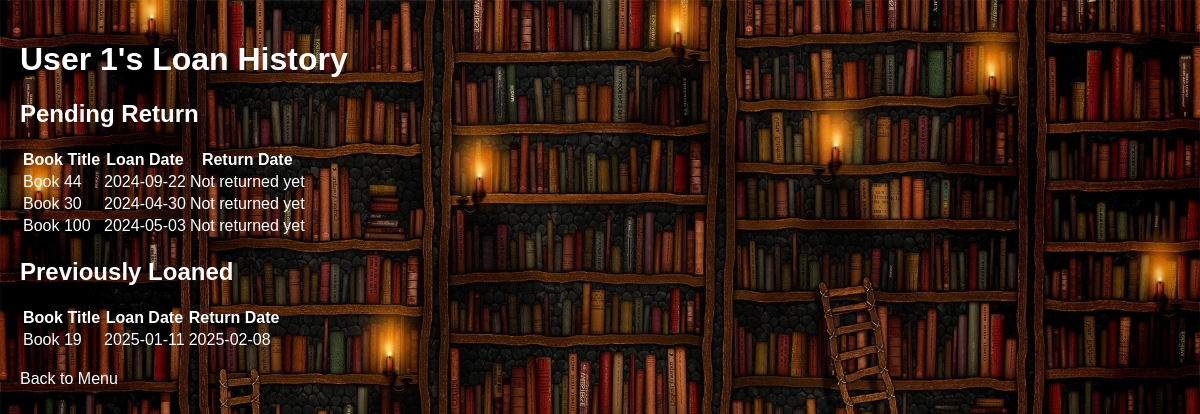
/user_loans/1, run on the app's committed database.
### initial.py (models this page shows)
class User(db.Model):
    id = db.Column(db.Integer, primary_key=True)
    name = db.Column(db.String(100), nullable=False)
    loans = db.relationship('Loan', backref='user', lazy=True)

class Loan(db.Model):
    id = db.Column(db.Integer, primary_key=True)
    book_id = db.Column(db.Integer, db.ForeignKey('book.id'), nullable=False)
    user_id = db.Column(db.Integer, db.ForeignKey('user.id'), nullable=False)
    loan_date = db.Column(db.Date, nullable=False)
    return_date = db.Column(db.Date, nullable=True)

class Book(db.Model):
    id = db.Column(db.Integer, primary_key=True)
    title = db.Column(db.String(100), nullable=False)
    author = db.Column(db.String(100), nullable=False)
    published_date = db.Column(db.String(10), nullable=False)
    status = db.Column(db.String(10), default="available")
    pages = db.Column(db.Integer, nullable=False, default=0)
    goodread_rating = db.Column(db.Float, nullable=False, default=0.0)
    loans = db.relationship('Loan', backref='book', lazy=True)     #backref to Loans

### initial.py (the view)
@app.route('/user_loans/<int:user_id>')
def user_loans(user_id):
    user = User.query.get(user_id)
    loans = Loan.query.filter_by(user_id=user_id).all()
    returned_loans = [loan for loan in loans if loan.return_date is not None]
    not_returned_loans = [loan for loan in loans if loan.return_date is None]
    returned_loans.sort(key=lambda loan: loan.return_date, reverse=True)
    return render_template('user_loans.html',
                           user=user,
                           returned_loans=returned_loans,
                           not_returned_loans=not_returned_loans)

### templates/user_loans.html (shortened to what this page needs)
<!DOCTYPE html>
<html lang="en">
<head>
    <link rel="stylesheet" href="{{ url_for('static', filename='style.css') }}">
</head>
<body>
    <h1>{{ user.name }}'s Loan History</h1>
    <h2>Pending Return</h2>
    {% if not_returned_loans %}
        <table>
            <thead>
                <tr>
                    <th>Book Title</th>
                    <th>Loan Date</th>
                    <th>Return Date</th>
                </tr>
            </thead>
            <tbody>
                {% for loan in not_returned_loans %}
                    <tr>
                        <td>{{ loan.book.title }}</td>
                        <td>{{ loan.loan_date }}</td>
                        <td>Not returned yet</td>
                    </tr>
                {% endfor %}
            </tbody>
        </table>
    {% else %}
        <p>No books are overdue or not returned yet.</p>
    {% endif %}
    <h2>Previously Loaned</h2>
    {% if returned_loans %}
        <table>
            <thead>
                <tr>
                    <th>Book Title</th>
                    <th>Loan Date</th>
                    <th>Return Date</th>
                </tr>
            </thead>
            <tbody>
                {% for loan in returned_loans %}
                    <tr>
                        <td>{{ loan.book.title }}</td>
                        <td>{{ loan.loan_date }}</td>
                        <td>{{ loan.return_date }}</td>
                    </tr>
                {% endfor %}
            </tbody>
        </table>
    {% else %}
        <p>No returned books.</p>
    {% endif %}
    <br>
    <a href="/">Back to Menu</a>
</body>
</html>

### static/style.css (style rules this page uses)
body { background-image: url('/static/background.jpg'); background-size: 100% 100%; background-position: center center; background-attachment: fixed; color: white; font-family: Arial, sans-serif; margin: 0; padding: 0; }
h1, h2, h3, p, a { color: white; }
a { text-decoration: none; }
body { padding: 20px; }

### data on the page
User: name "User 1"
Loan: book "Book 44", loan_date "2024-09-22"
Loan: book "Book 30", loan_date "2024-04-30"
Loan: book "Book 100", loan_date "2024-05-03"
Loan: book "Book 19", loan_date "2025-01-11", return_date "2025-02-08"
